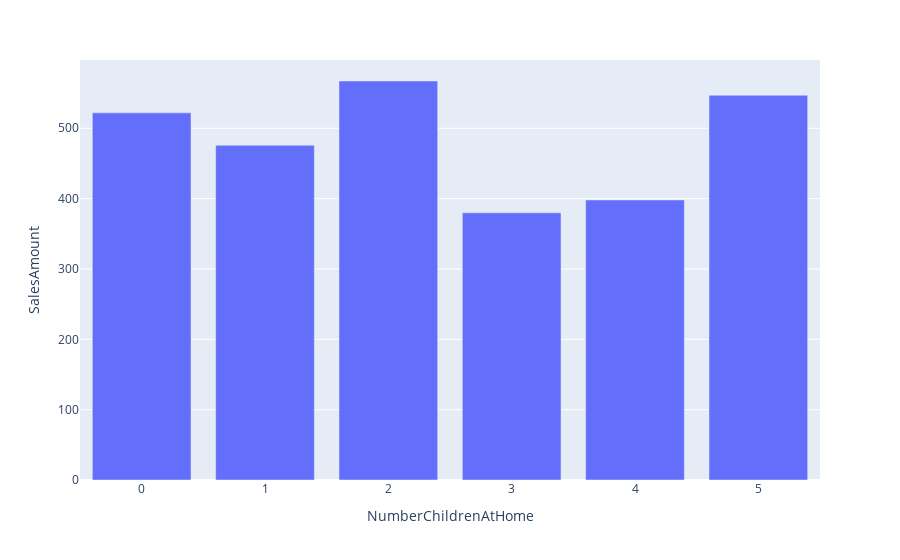

The notebook cell this image was saved under:
### Markdown cell above
#### Q8. Number of childer and Purchase correlation

### Code cell
df_1 = df.groupby(["NumberChildrenAtHome"])["SalesAmount"].mean().to_frame()
df_1.reset_index(inplace=True)
fig = px.bar(df_1, x='NumberChildrenAtHome', y='SalesAmount')
fig.show()

### Figure 1 — Plotly figure (JSON) as saved in the notebook; plotly's stock layout.template omitted (floating-point values rounded to 4 significant figures)
{"data": [{"alignmentgroup": "True", "hovertemplate": "NumberChildrenAtHome=%{x}<br>SalesAmount=%{y}<extra></extra>", "legendgroup": "", "marker": {"color": "#636efa", "pattern": {"shape": ""}}, "name": "", "offsetgroup": "", "orientation": "v", "showlegend": false, "textposition": "auto", "type": "bar", "x": [0, 1, 2, 3, 4, 5], "xaxis": "x", "y": [521.9, 475.8, 567.2, 379.8, 398.2, 546.9], "yaxis": "y"}], "layout": {"barmode": "relative", "legend": {"tracegroupgap": 0}, "margin": {"t": 60}, "xaxis": {"anchor": "y", "domain": [0, 1], "title": {"text": "NumberChildrenAtHome"}}, "yaxis": {"anchor": "x", "domain": [0, 1], "title": {"text": "SalesAmount"}}}}
